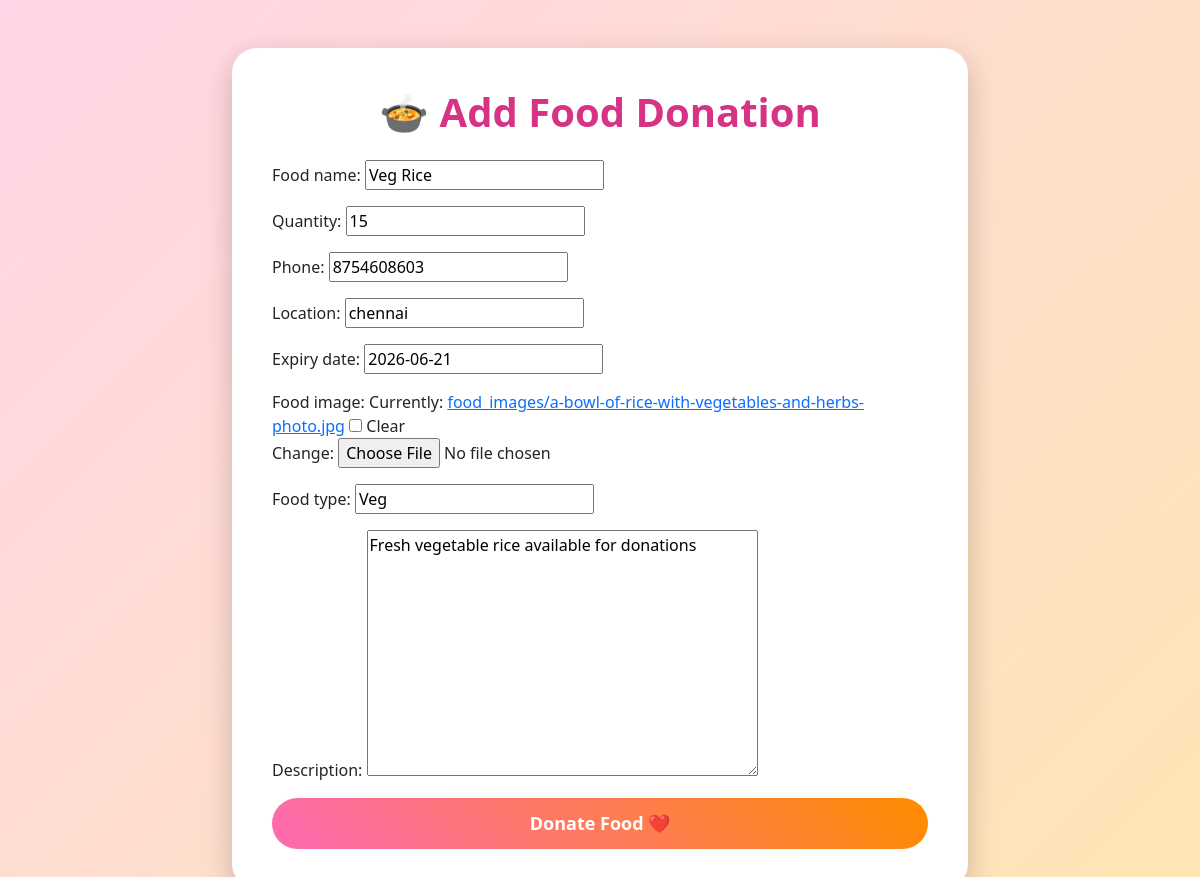
Page /edit/12/ on the earlier database version.
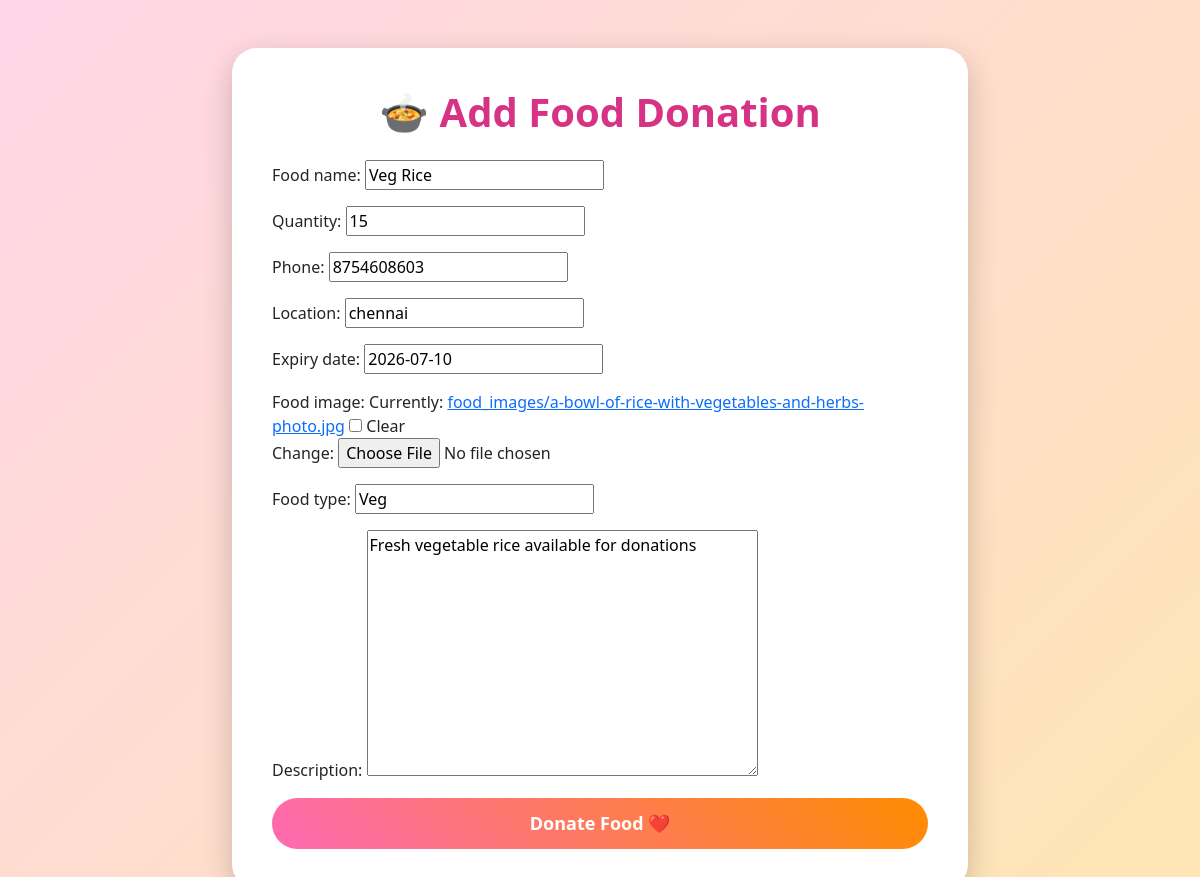
Same page on the later database version.
### donations/models.py (models this page shows, shortened)
class FoodDonation(models.Model):
    donor = models.ForeignKey(User, on_delete=models.CASCADE, null=True, blank=True)
    food_name = models.CharField(max_length=100)
    quantity = models.IntegerField()
    donor_name = models.CharField(max_length=100)
    phone = models.CharField(max_length=15)
    location = models.CharField(max_length=100)
    expiry_date = models.DateField()
    food_image =models.ImageField(upload_to='food_images/', blank=True, null=True)
    food_type = models.CharField(max_length=50, default="Veg")
    description = models.TextField(blank=True)
    created_at = models.DateTimeField(auto_now_add=True)
    receiver_name = models.CharField(max_length=100, blank=True)
    receiver_phone = models.CharField(max_length=15, blank=True)
    STATUS_CHOICES = [
        ("Available", "Available"),
        ("Requested", "Requested"),
        ("Collected", "Collected"),
    ]
    status = models.CharField(
        max_length=20,
        choices=STATUS_CHOICES,
        default="Available"
    )

### donations/views.py (the view)
# urls.py: path('edit/<int:id>/', views.edit_donation, name='edit_donation'),
def edit_donation(request, id):
    donation = FoodDonation.objects.get(id=id)
    if request.method == 'POST':
        form = FoodDonationForm(request.POST,request.FILES, instance=donation)
        if form.is_valid():
            try:
                form.save()
                print("SAVE SUCCESS")
                return redirect('/')
            except Exception as e:
                print("ERROR =", e)
    else:
        form = FoodDonationForm(instance=donation)
    return render(request, 'donations/add_donation.html', {
        'form': form
    })

### donations/forms.py (shortened to what this page needs)
class FoodDonationForm(forms.ModelForm):
    class Meta:
        model = FoodDonation
        fields = [
            'food_name',
            'quantity',
            'phone',
            'location',
            'expiry_date',
            'food_image',
            'food_type',
            'description',
        ]

### donations/templates/donations/add_donation.html (shortened to what this page needs)
<!DOCTYPE html>
<html>
<head>
    <link href="https://cdn.jsdelivr.net/npm/bootstrap@5.3.3/dist/css/bootstrap.min.css" rel="stylesheet">
</head>
<body>
<div class="container mt-5">
    <div class="row justify-content-center">
        <div class="col-md-8">
            <div class="form-card">
                <h1 class="text-center title mb-4">
                    🍲 Add Food Donation
                </h1>
                <form method="POST" enctype="multipart/form-data">
                    {{ form.as_p }}
                    <button type="submit" class="submit-btn">
                        Donate Food ❤️
                    </button>
                </form>
            </div>
        </div>
    </div>
</div>
</body>
</html>

Differences in the rows shown:
changed FoodDonation "Veg Rice": expiry_date "2026-06-21" → "2026-07-10"
